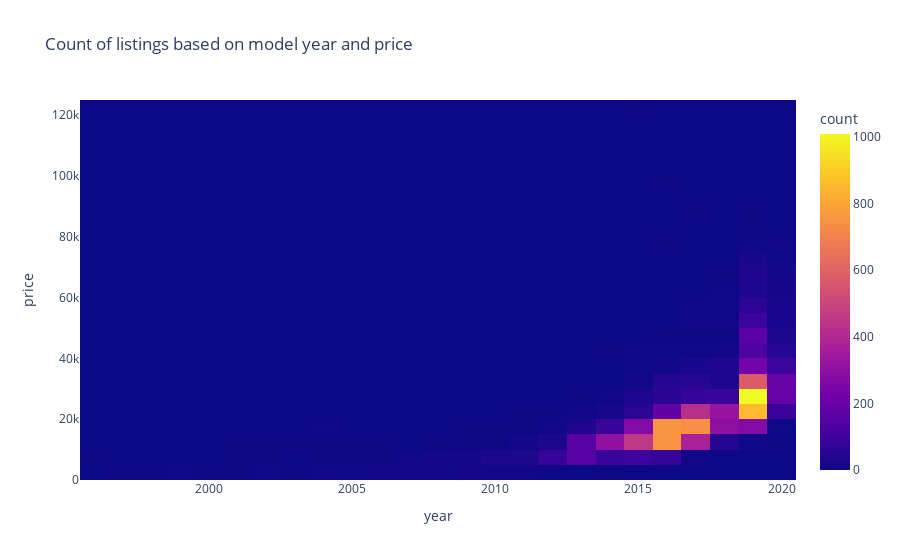

This figure's notebook cell:
### Code cell
# Showing the volume of the cars listed based on the year
fig3 = px.density_heatmap(df, x="year", y="price", title="Count of listings based on model year and price")
fig3.show()

### Figure 1 — Plotly figure (JSON) as saved in the notebook; plotly's stock layout.template omitted (floating-point values rounded to 4 significant figures; data arrays with more than 128 entries replaced by an {"elided": "..."} marker saying what was removed)
{"data": [{"coloraxis": "coloraxis", "hovertemplate": "year=%{x}<br>price=%{y}<br>count=%{z}<extra></extra>", "name": "", "type": "histogram2d", "x": {"elided": "10781 int values"}, "xaxis": "x", "xbingroup": "x", "y": {"elided": "10781 int values"}, "yaxis": "y", "ybingroup": "y"}], "layout": {"coloraxis": {"colorbar": {"title": {"text": "count"}}, "colorscale": [[0, "#0d0887"], [0.1111, "#46039f"], [0.2222, "#7201a8"], [0.3333, "#9c179e"], [0.4444, "#bd3786"], [0.5556, "#d8576b"], [0.6667, "#ed7953"], [0.7778, "#fb9f3a"], [0.8889, "#fdca26"], [1, "#f0f921"]]}, "legend": {"tracegroupgap": 0}, "title": {"text": "Count of listings based on model year and price"}, "xaxis": {"anchor": "y", "domain": [0, 1], "title": {"text": "year"}}, "yaxis": {"anchor": "x", "domain": [0, 1], "title": {"text": "price"}}}}
